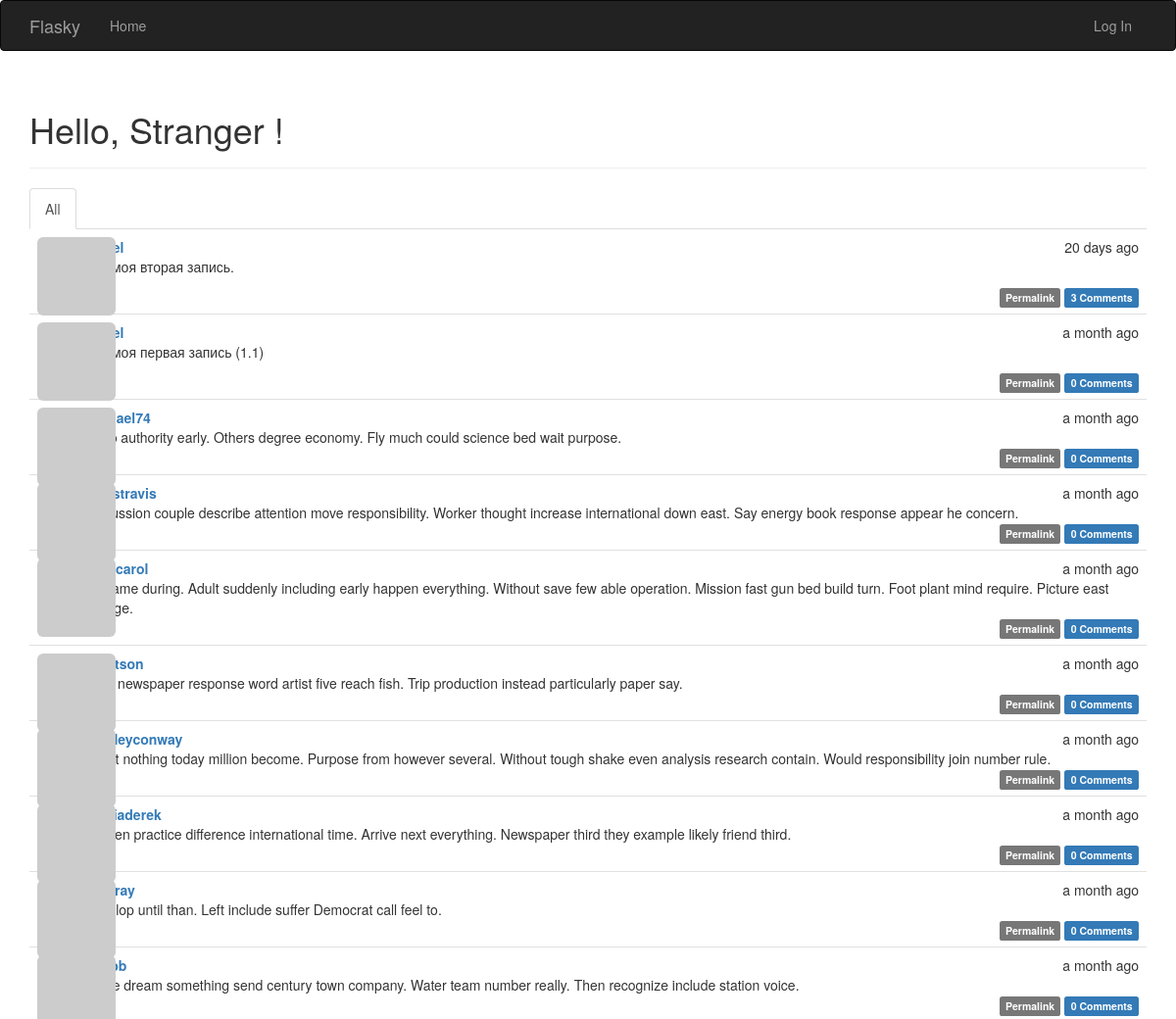
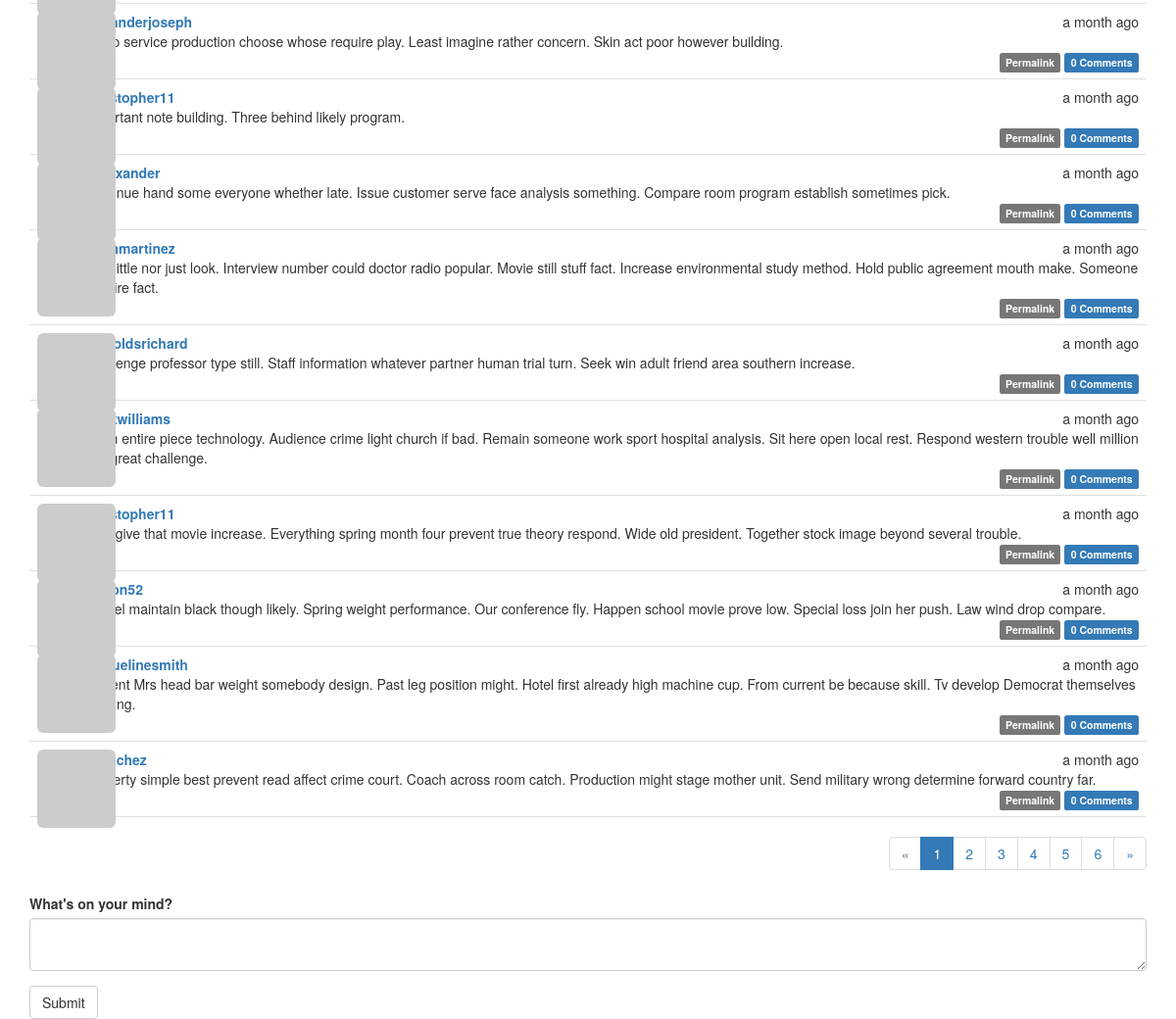
Before: / with the older database file (2 pictures, top to bottom).
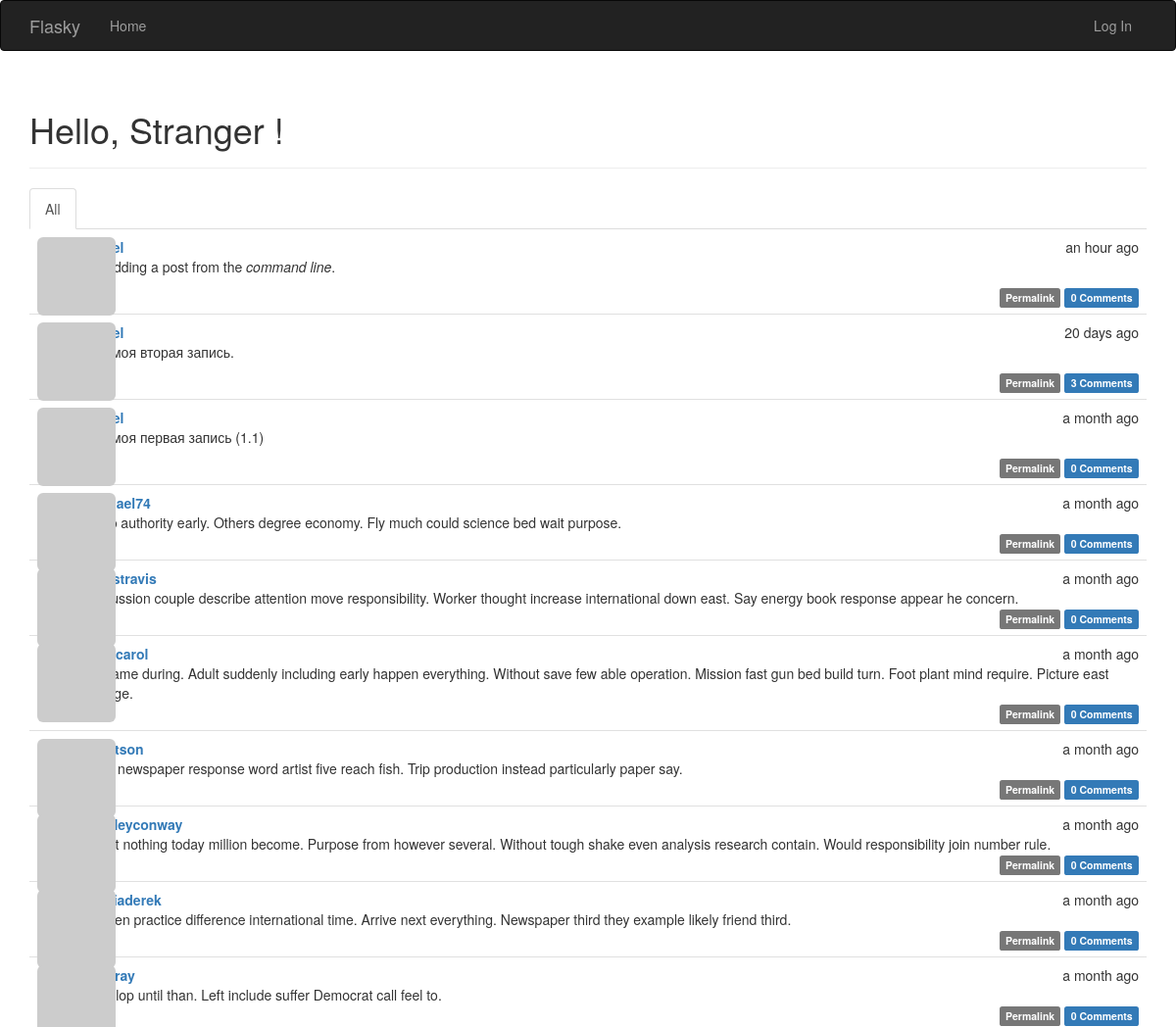
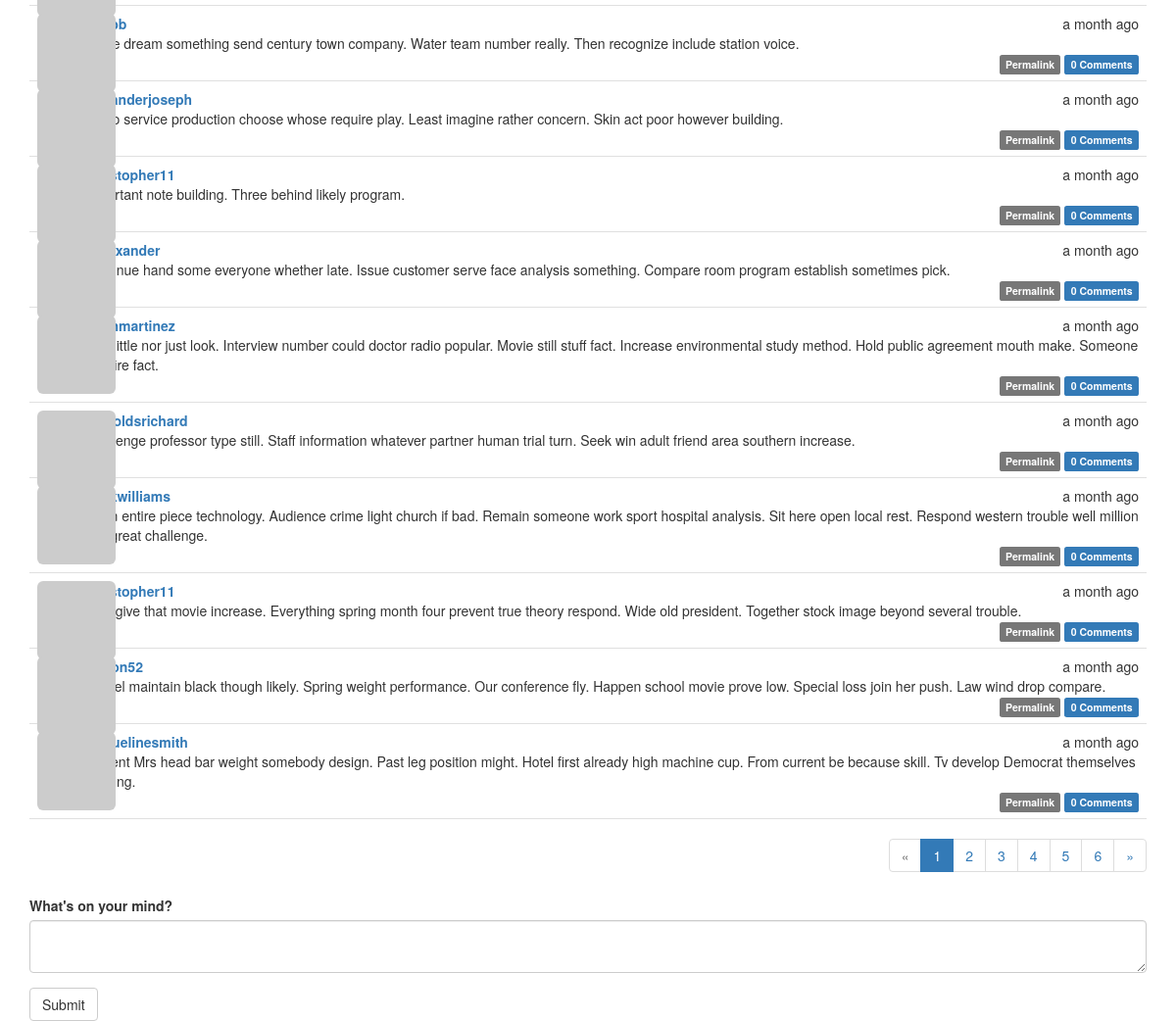
After: the same page with the newer database file (2 pictures, top to bottom).
### app/models.py (models this page shows, shortened)
class Post(db.Model):
    __tablename__ = 'posts'
    id = db.Column(db.Integer, primary_key=True)
    body = db.Column(db.Text)
    body_html = db.Column(db.Text)
    timestamp = db.Column(db.DateTime, index=True, default=datetime.utcnow)
    author_id = db.Column(db.Integer, db.ForeignKey('users.id'))
    comments = db.relationship('Comment', backref='post', lazy='dynamic')

class PaginatedAPIMixin(object):
    @staticmethod
    def to_collection_dict(query, page, per_page, endpoint, **kwargs):
        resources = query.paginate(page, per_page, False)
        data = {
            'items': [item.to_dict() for item in resources.items],
            '_meta': {
                'page': page,
                'per_page': per_page,
                'total_pages': resources.pages,
                'total_items': resources.total
            },
            '_links': {
                'self': url_for(endpoint, page=page, per_page=per_page,
                                **kwargs),
                'next': url_for(endpoint, page=page + 1, per_page=per_page,
                                **kwargs) if resources.has_next else None,
                'prev': url_for(endpoint, page=page - 1, per_page=per_page,
                                **kwargs) if resources.has_prev else None
            }
        }
        return data

class User(PaginatedAPIMixin, UserMixin, db.Model):
    __tablename__ = 'users'
    id = db.Column(db.Integer, primary_key=True)
    email = db.Column(db.String(64), unique=True, index=True)
    username = db.Column(db.String(64), unique=True, index=True)
    password_hash = db.Column(db.String(128))
    role_id = db.Column(db.Integer, db.ForeignKey('roles.id'))
    confirmed = db.Column(db.Boolean, default=False)
    name = db.Column(db.String(64))
    location = db.Column(db.String(64))
    about_me = db.Column(db.Text())
    member_since = db.Column(db.DateTime(), default=datetime.utcnow)
    last_seen = db.Column(db.DateTime(), default=datetime.utcnow)
    avatar_hash = db.Column(db.String(32))
    posts = db.relationship('Post', backref='author', lazy='dynamic')
    followed = db.relationship('Follow',
                               foreign_keys=[Follow.follower_id],
                               backref=db.backref('follower', lazy='joined'),
                               lazy='dynamic',
                               cascade='all, delete-orphan')
    followers = db.relationship('Follow',
                                foreign_keys=[Follow.followed_id],
                                backref=db.backref('followed', lazy='joined'),
                                lazy='dynamic',
                                cascade='all, delete-orphan')
    comments = db.relationship('Comment', backref='author', lazy='dynamic')
    token = db.Column(db.String(32), index=True, unique=True)
    token_expiration = db.Column(db.DateTime)
    @property
    def password(self):
        raise AttributeError('password is not a readable attribute')
    def gravatar_hash(self):
        return hashlib.md5(self.email.lower().encode('utf-8')).hexdigest()
    def gravatar(self, size=100, default='identicon', rating='g'):
        url = 'https://secure.gravatar.com/avatar'
        hash = self.avatar_hash or self.gravatar_hash()
        return '{url}/{hash}?s={size}&d={default}&r={rating}'.format(
            url=url, hash=hash, size=size, default=default, rating=rating)

### app/main/views.py (the view)
@main.route('/', methods=['GET', 'POST'])
def index():
    form = PostForm()
    if current_user.can(Permission.WRITE) and form.validate_on_submit():
        post = Post(body=form.body.data, author=current_user._get_current_object())
        db.session.add(post)
        db.session.commit()
        return redirect(url_for('.index'))
    page = request.args.get('page', 1, type=int)
    show_followed = False
    if current_user.is_authenticated:
        show_followed = bool(request.cookies.get('show_followed', ''))
    if show_followed:
        query = current_user.followed_posts
    else:
        query = Post.query
    pagination = query.order_by(Post.timestamp.desc()).paginate(
        page, per_page=current_app.config['FLASKY_POSTS_PER_PAGE'],
        error_out=False)
    posts = pagination.items
    return render_template('index.html', form=form, posts=posts,
                           show_followed=show_followed,
                           pagination=pagination)

### app/main/forms.py
class PostForm(FlaskForm):
    body = PageDownField("What's on your mind?", validators=[DataRequired()])
    submit = SubmitField('Submit')

### app/auth/views.py (called while the page is built)
@auth.before_app_request
def before_request():
    if current_user.is_authenticated:
        current_user.ping()
        if not current_user.confirmed \
                and request.endpoint \
                and request.blueprint != 'auth' \
                and request.endpoint != 'static':
            return redirect(url_for('auth.unconfirmed'))

@auth.before_app_request
def before_request():
    if current_user.is_authenticated \
            and not current_user.confirmed \
            and request.blueprint != 'auth' \
            and request.endpoint != 'static':
        return redirect(url_for('auth.unconfirmed'))

### app/main/__init__.py (called while the page is built)
@main.app_context_processor
def inject_permissions():
    return dict(Permission=Permission)

### app/models.py (called while the page is built)
    def can(self, permissions):
        return False

    def is_administrator(self):
        return False

### app/templates/index.html (shortened to what this page needs)
{% extends "base.html" %}
{% import "bootstrap/wtf.html" as wtf %}
{% import "_macros.html" as macros %}
{% block page_content %}
<div class="page-header">
    <h1>Hello, {% if current_user.is_authenticated %}{{ current_user.username }}{% else %} Stranger {% endif %}!</h1>
</div>
<div class="post-tabs">
    <ul class="nav nav-tabs">
        <li {% if not show_followed %} class="active"{% endif %}><a href="{{ url_for('.show_all') }}">All</a></li>
    </ul>
    {% include '_posts.html' %}
</div>
{% if pagination %}
<div class="pagination">
    {{ macros.pagination_widget(pagination, '.index') }}
</div>
{% endif %}
{{ wtf.quick_form(form) }}
{% endblock %}

### app/templates/_posts.html (shortened to what this page needs)
<ul class="posts">
    {% for post in posts %}
    <li class="post">
        <div class="post-thumbnail">
            <a href="{{ url_for('.user', username=post.author.username) }}">
                <img class="img-rounded profile-thumbnail" src="{{ post.author.gravatar(size=40) }}">
            </a>
        </div>
        <div class="post-content">
            <div class="post-date">{{ moment(post.timestamp).fromNow() }}</div>
            <div class="post-author"><a href="{{ url_for('.user', username=post.author.username) }}">{{ post.author.username }}</a></div>
            <div class="post-body">
                {% if post.body_html %}
                    {{ post.body_html | safe }}
                {% else %}
                    {{ post.body }}
                {% endif %}
            </div>
            <div class="post-footer">
                <a href="{{ url_for('.post', id=post.id) }}">
                    <span class="label label-default">Permalink</span>
                </a>
                <a href="{{ url_for('.post', id=post.id) }}#comments">
                    <span class="label label-primary"> {{ post.comments.count() }} Comments</span>
                </a>
            </div>
        </div>
    </li>
    {% endfor %}
</ul>

Changed rows visible on the page:
no longer on this page (row unchanged): Post: timestamp "a month ago", body "Property simple best prevent read affect crime court. Coach across room catch. Production might stage mother unit. Send military wrong determine forward country far.", comments.count "0"
added Post: timestamp "an hour ago", body_html "I'm adding a post from the command line .", comments.count "0"
